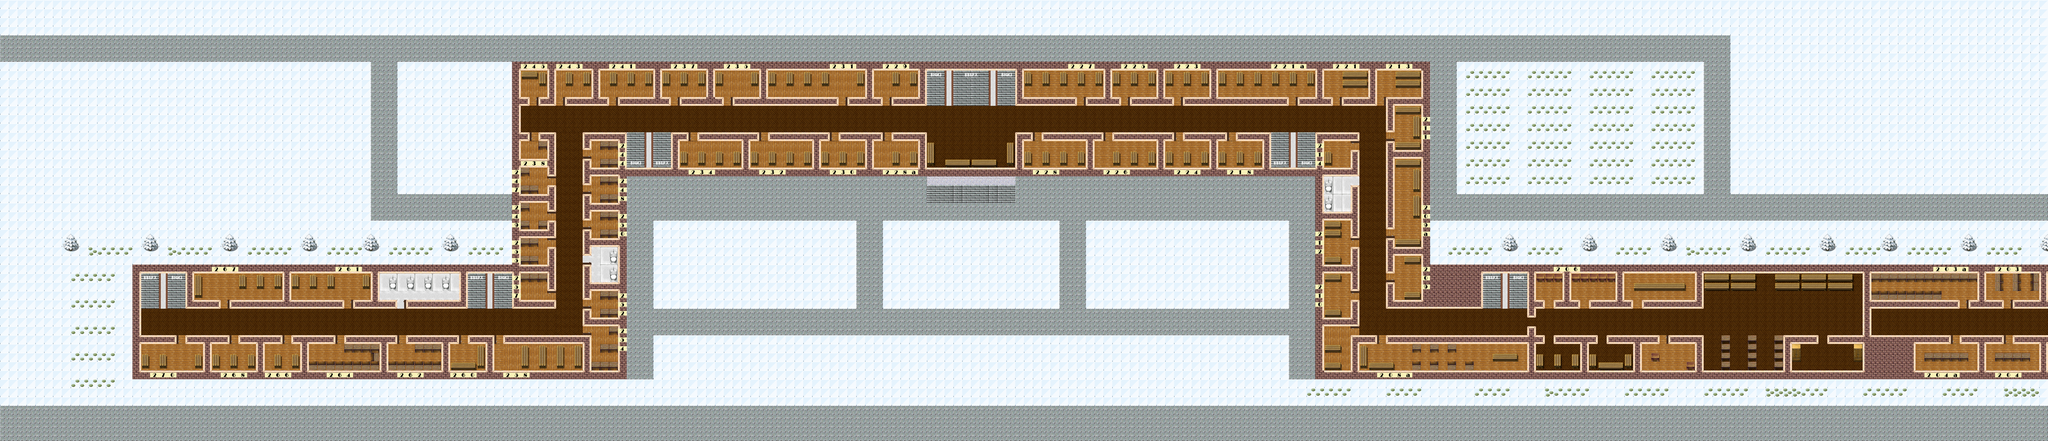

A level layout from a 2D game, rendered from its tile map. Below: a short description, then the map file with tile-grid data replaced by summaries:
An orthogonal 232x50 tile map with 32x32 px tiles, 4 tile layers (back, obj, walls, walls2), 5 tilesets and 61 objects.

<map version="1.10" tiledversion="1.10.2" orientation="orthogonal" renderorder="right-down" width="232" height="50" tilewidth="32" tileheight="32" infinite="0" nextlayerid="7" nextobjectid="62">
 <tileset firstgid="1" source="tilea5.tsx" />
 <tileset firstgid="129" source="vx-winter-tileset.tsx" />
 <tileset firstgid="385" source="tiles.tsx" />
 <tileset firstgid="449" source="tiled.tsx" />
 <tileset firstgid="705" source="numbers.tsx" />
 <layer id="1" name="back" width="232" height="50">
  <data>[11600 cells, 10462 non-empty, 26 distinct tile ids]</data>
 </layer>
 <layer id="2" name="obj" width="232" height="50">
  <data>[11600 cells, 2935 non-empty, 24 distinct tile ids]</data>
 </layer>
 <layer id="3" name="walls" width="232" height="50">
  <data>[11600 cells, 1120 non-empty, 26 distinct tile ids]</data>
 </layer>
 <layer id="4" name="walls2" width="232" height="50">
  <data>[11600 cells, 328 non-empty, 25 distinct tile ids]</data>
 </layer>
 <objectgroup id="5" name="auditories" width="232" height="50">
  <object id="1" x="5553" y="987" width="1201" height="359">
   <text wrap="1">206</text>
  </object>
  <object id="2" x="4925" y="1230" width="611" height="118">
   <text wrap="1">208a</text>
  </object>
  <object id="3" x="5040" y="919" width="117" height="173">
   <text wrap="1">209</text>
  </object>
  <object id="4" x="5038" y="572" width="117" height="328">
   <text wrap="1">209a</text>
  </object>
  <object id="5" x="4793" y="987" width="117" height="170">
   <text wrap="1">210</text>
  </object>
  <object id="6" x="5039" y="382" width="111" height="161">
   <text wrap="1">211</text>
  </object>
  <object id="7" x="4797" y="796" width="113" height="166">
   <text wrap="1">212</text>
  </object>
  <object id="8" x="4992" y="253" width="163" height="108">
   <text wrap="1">213</text>
  </object>
  <object id="9" x="4801" y="512" width="110" height="101">
   <text wrap="1">214</text>
  </object>
  <object id="10" x="4419" y="494" width="153" height="112">
   <text wrap="1">218</text>
  </object>
  <object id="11" x="4799" y="256" width="164" height="110">
   <text wrap="1">221</text>
  </object>
  <object id="12" x="4414" y="255" width="354" height="111">
   <text wrap="1">221a</text>
  </object>
  <object id="13" x="4222" y="254" width="164" height="114">
   <text wrap="1">223</text>
  </object>
  <object id="14" x="4223" y="494" width="166" height="119">
   <text wrap="1">224</text>
  </object>
  <object id="15" x="4031" y="257" width="164" height="109">
   <text wrap="1">225</text>
  </object>
  <object id="16" x="3968" y="496" width="222" height="112">
   <text wrap="1">226</text>
  </object>
  <object id="17" x="3711" y="252" width="294" height="117">
   <text wrap="1">227</text>
  </object>
  <object id="18" x="3713" y="495" width="221" height="112">
   <text wrap="1">228</text>
  </object>
  <object id="19" x="3166" y="493" width="166" height="119">
   <text wrap="1">228a</text>
  </object>
  <object id="20" x="3171" y="255" width="155" height="113">
   <text wrap="1">229</text>
  </object>
  <object id="21" x="2971" y="494" width="169" height="113">
   <text wrap="1">230</text>
  </object>
  <object id="22" x="2785" y="256" width="353" height="110">
   <text wrap="1">231</text>
  </object>
  <object id="23" x="2721" y="494" width="223" height="113">
   <text wrap="1">232</text>
  </object>
  <object id="24" x="2464" y="494" width="220" height="111">
   <text wrap="1">234</text>
  </object>
  <object id="25" x="2593" y="258" width="159" height="109">
   <text wrap="1">235</text>
  </object>
  <object id="26" x="2401" y="259" width="157" height="109">
   <text wrap="1">237</text>
  </object>
  <object id="27" x="1880" y="495" width="111" height="79">
   <text wrap="1">238</text>
  </object>
  <object id="28" x="2177" y="259" width="185" height="107">
   <text wrap="1">241</text>
  </object>
  <object id="29" x="2015" y="254" width="128" height="113">
   <text wrap="1">243</text>
  </object>
  <object id="30" x="2131" y="511" width="108" height="95">
   <text wrap="1">244</text>
  </object>
  <object id="31" x="1885" y="254" width="105" height="111">
   <text wrap="1">245</text>
  </object>
  <object id="32" x="1883" y="604" width="115" height="106">
   <text wrap="1">247</text>
  </object>
  <object id="33" x="2128" y="639" width="119" height="97">
   <text wrap="1">248</text>
  </object>
  <object id="34" x="1891" y="734" width="109" height="105">
   <text wrap="1">249</text>
  </object>
  <object id="35" x="2127" y="764" width="113" height="100">
   <text wrap="1">250</text>
  </object>
  <object id="36" x="2127" y="1055" width="111" height="102">
   <text wrap="1">252</text>
  </object>
  <object id="37" x="2135" y="1186" width="120" height="165">
   <text wrap="1">254</text>
  </object>
  <object id="38" x="1888" y="859" width="113" height="102">
   <text wrap="1">255</text>
  </object>
  <object id="39" x="1887" y="994" width="116" height="94">
   <text wrap="1">257</text>
  </object>
  <object id="40" x="1789" y="1230" width="312" height="113">
   <text wrap="1">258</text>
  </object>
  <object id="41" x="1631" y="1230" width="129" height="113">
   <text wrap="1">260</text>
  </object>
  <object id="42" x="1057" y="990" width="292" height="113">
   <text wrap="1">261</text>
  </object>
  <object id="43" x="1405" y="1228" width="200" height="121">
   <text wrap="1">262</text>
  </object>
  <object id="44" x="1117" y="1228" width="261" height="118">
   <text wrap="1">264</text>
  </object>
  <object id="45" x="955" y="1232" width="141" height="114">
   <text wrap="1">266</text>
  </object>
  <object id="46" x="705" y="992" width="317" height="110">
   <text wrap="1">267</text>
  </object>
  <object id="47" x="768" y="1230" width="163" height="119">
   <text wrap="1">268</text>
  </object>
  <object id="48" x="508" y="1231" width="233" height="117">
   <text wrap="1">270</text>
  </object>
 </objectgroup>
 <objectgroup id="6" name="stairs" width="232" height="50">
  <object id="49" x="5472" y="993" width="62" height="40">
   <text wrap="1">1 to 1st (0)</text>
  </object>
  <object id="50" x="5377" y="994" width="62" height="40">
   <text wrap="1">1 to 3rd (1)</text>
  </object>
  <object id="51" x="4604" y="564" width="72" height="43">
   <text wrap="1">2 to 3rd (2)</text>
  </object>
  <object id="52" x="4701" y="564" width="71" height="43">
   <text wrap="1">2 to 1st (3)</text>
  </object>
  <object id="53" x="3451" y="258" width="136" height="45">
   <text wrap="1">3 to 3rd (4)</text>
  </object>
  <object id="54" x="3613" y="256" width="71" height="47">
   <text wrap="1">3 to 1st (5)</text>
  </object>
  <object id="55" x="3358" y="256" width="71" height="47">
   <text wrap="1">3 to 1st (6)</text>
  </object>
  <object id="56" x="2267" y="560" width="72" height="51">
   <text wrap="1">4 to 1st (7)</text>
  </object>
  <object id="58" x="1787" y="992" width="73" height="51">
   <text wrap="1">5 to 1st (8)</text>
  </object>
  <object id="57" x="2362" y="558" width="74" height="51">
   <text wrap="1">4 to 3rd (9)</text>
  </object>
  <object id="59" x="1690" y="992" width="74" height="51">
   <text wrap="1">5 to 3rd (10)</text>
  </object>
  <object id="60" x="601" y="993" width="73" height="51">
   <text wrap="1">6 to 1st (11)</text>
  </object>
  <object id="61" x="508" y="992" width="73" height="51">
   <text wrap="1">6 to 3rd (12)</text>
  </object>
 </objectgroup>
</map>
